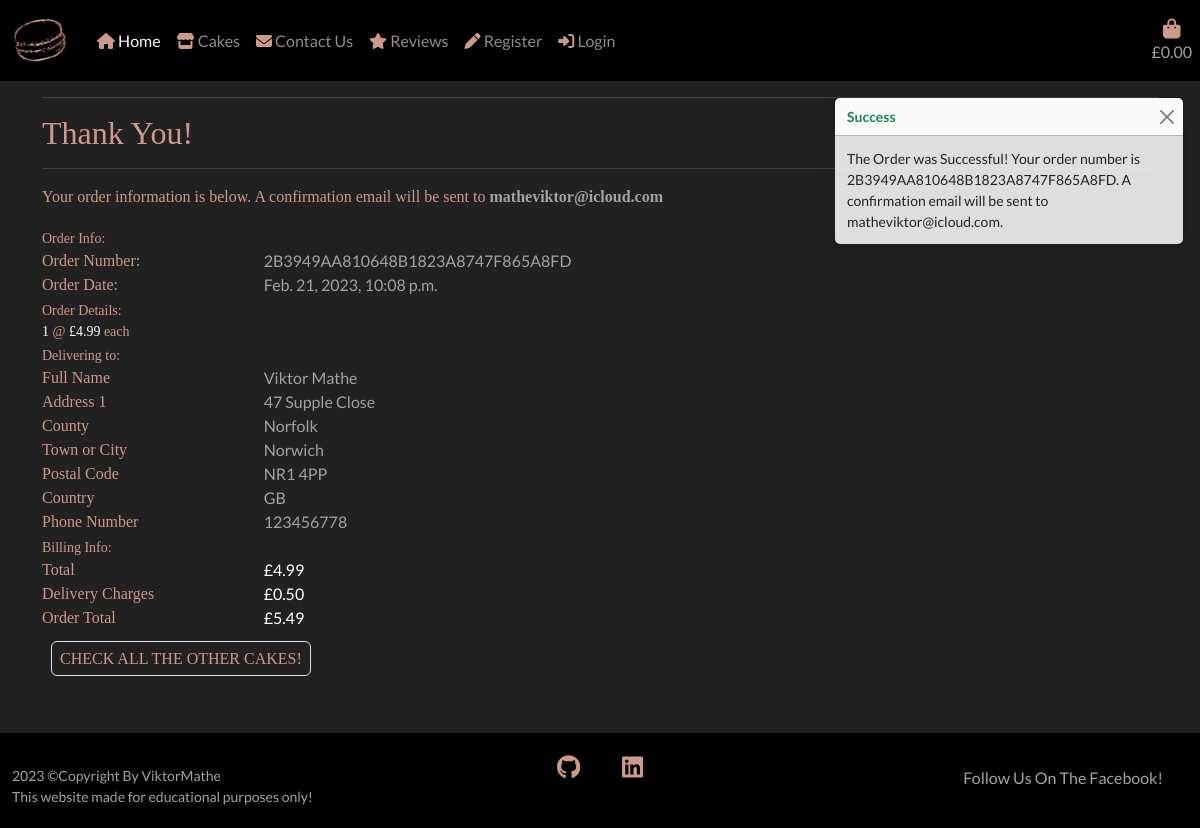
Screenshot of /checkout/checkout_success/2B3949AA810648B1823A8747F865A8FD with the database file from the repository.
### checkout/models.py (models this page shows, shortened)
class Checkout(models.Model):
    order_number = models.CharField(max_length=32, editable=False, null=False)
    full_name = models.CharField(max_length=64, blank=False, null=False)
    email_address = models.EmailField(max_length=254, blank=False, null=False)
    phone_number = models.CharField(max_length=24, blank=False, null=False)
    city = models.CharField(max_length=50, blank=False, null=False)
    address_1 = models.CharField(max_length=100, blank=False, null=False)
    address_2 = models.CharField(max_length=100, blank=True, null=True)
    county = models.CharField(max_length=50, blank=True, null=True)
    post_code = models.CharField(max_length=50, blank=False, null=False)
    country = CountryField(
        blank_label='Country *', blank=False, null=False)
    date = models.DateTimeField(auto_now_add=True)
    bag_total = models.DecimalField(
        max_digits=10, decimal_places=2, default=0, null=False)
    delivery = models.DecimalField(
        max_digits=6, decimal_places=2, default=0, null=False)
    order_total = models.DecimalField(
        max_digits=10, decimal_places=2, default=0, null=False)
    stripe_pid = models.CharField(
        max_length=254, blank=False, null=False, default='')
    profile = models.ForeignKey(
        Profile, on_delete=models.SET_NULL,
        null=True, blank=True, related_name='orders')

class CheckoutLine(models.Model):
    order = models.ForeignKey(
        Checkout, null=False, blank=False, on_delete=models.CASCADE,
        related_name='lineitems')
    cake = models.ForeignKey(
        Cake, null=False, blank=False, on_delete=models.CASCADE)
    quantity = models.IntegerField(null=False, blank=False, default=0)
    lineitem_total = models.DecimalField(
        max_digits=6, decimal_places=2, null=False, blank=False,
        editable=False)

### cakes/models.py (models this page shows, shortened)
class Cake(models.Model):
    category = models.ForeignKey(
        'Category', null=True, blank=True, on_delete=models.SET_NULL)
    sku = models.CharField(max_length=50, null=True, blank=True)
    name = models.CharField(max_length=150)
    description = models.TextField()
    flavours = models.CharField(max_length=50, null=True, blank=True)
    price = models.DecimalField(max_digits=6, decimal_places=2)
    image = models.ImageField(null=True, blank=True)

### checkout/views.py (the view, shortened to what this page needs)
# urls.py: path('checkout_success/<order_number>',
def checkout_success(request, order_number):
    save_info = request.session.get('save_info')
    order = get_object_or_404(Checkout, order_number=order_number)
    messages.success(request, f'The Order was Successful! \
        Your order number is {order_number}. A confirmation \
        email will be sent to {order.email_address}.')
    email_to = order.email_address
    subject = render_to_string(
            'confirmation_emails/email_subject.txt',
            {'order': order})
    body = render_to_string(
            'confirmation_emails/email_body.txt',
            {'order': order,
             'contact_email_address': settings.DEFAULT_FROM_EMAIL})
    send_mail(
            subject,
            body,
            settings.DEFAULT_FROM_EMAIL,
            [email_to]
            )
    if 'bag' in request.session:
        del request.session['bag']
    template = 'checkout_success.html'
    context = {
        'order': order,
    }
    return render(request, template, context)

### bag/context.py (called while the page is built, shortened)
def bag_contents(request):
    bag_contents = []
    total = 0
    cake_count = 0
    bag = request.session.get('bag', {})
    if total < settings.FREE_DELIVERY:
        delivery_fee = total * Decimal(settings.DELIVERY_PERCENTAGE/100)
        free_delivery_delta = settings.FREE_DELIVERY - total
    else:
        delivery_fee = 0
        free_delivery_delta = 0
    order_total = delivery_fee + total
    context = {
        'bag_contents': bag_contents,
        'total': total,
        'cake_count': cake_count,
        'delivery_fee': delivery_fee,
        'free_delivery': settings.FREE_DELIVERY,
        'free_delivery_delta': free_delivery_delta,
        'order_total': order_total,
    }
    return context

### checkout/templates/checkout_success.html (shortened to what this page needs)
{% extends "base.html" %}
{% load static %}
{% block content %}
<div class="remove-bg"></div>
<div class="container">
    <div class="row">
        <div class="col text">
            <hr>
            <h2>Thank You!</h2>
            <hr>
            <p class="text">Your order information is below. A confirmation email will be sent to <strong class="silver-text">{{ order.email_address }}</strong></p>
        </div>
    </div>
    <div class="row">
        <div class="col-12 col-lg-7">
            <div>
                <div class="row">
                    <div class="col">
                        <small class="text">Order Info:</small>
                    </div>
                </div>
                <div class="row">
                    <div class="col-12 col-md-4">
                        <p class="mb-0 text font-weight-bold">Order Number:</p>
                    </div>
                    <div class="col-12 col-md-8 text-md-right">
                        <p class="mb-0 silver-text">{{ order.order_number }}</p>
                    </div>
                </div>
                <div class="row">
                    <div class="col-12 col-md-4">
                        <p class="mb-0 text font-weight-bold">Order Date:</p>
                    </div>
                    <div class="col-12 col-md-8 text-md-right">
                        <p class="mb-0 silver-text">{{ order.date }}</p>
                    </div>
                </div>
                <div class="row">
                    <div class="col">
                        <small class="text">Order Details:</small>
                    </div>
                </div>
                {% for item in order.lineitems.all %}
                <div class="row">
                    <div class="col-12 col-md-8 text-md-right">
                        <p class="small mb-0 text"><span class="text-white">{{ item.quantity }}</span> @ <span class="text-white">£{{ item.cake.price }} </span>each</p>
                    </div>
                </div>
                {% endfor %}
                <div class="row">
                    <div class="col">
                        <small class="text">Delivering to:</small>
                    </div>
                </div>
                <div class="row">
                    <div class="col-12 col-md-4">
                        <p class="mb-0 text font-weight-bold">Full Name</p>
                    </div>
                    <div class="col-12 col-md-8 text-md-right">
                        <p class="mb-0 silver-text">{{ order.full_name }}</p>
                    </div>
                </div>
                <div class="row">
                    <div class="col-12 col-md-4">
                        <p class="mb-0 text font-weight-bold">Address 1</p>
                    </div>
                    <div class="col-12 col-md-8 text-md-right">
                        <p class="mb-0 silver-text">{{ order.address_1 }}</p>
                    </div>
                </div>
                {% if order.county %}
                <div class="row">
                    <div class="col-12 col-md-4">
                        <p class="mb-0 text font-weight-bold">County</p>
                    </div>
                    <div class="col-12 col-md-8 text-md-right">
                        <p class="mb-0 silver-text">{{ order.county }}</p>
                    </div>
                </div>
                {% endif %}
                <div class="row">
                    <div class="col-12 col-md-4">
                        <p class="mb-0 text font-weight-bold">Town or City</p>
                    </div>
                    <div class="col-12 col-md-8 text-md-right">
                        <p class="mb-0 silver-text">{{ order.city }}</p>
                    </div>
                </div>
                {% if order.post_code %}
                <div class="row">
                    <div class="col-12 col-md-4">
                        <p class="mb-0 text font-weight-bold">Postal Code</p>
                    </div>
                    <div class="col-12 col-md-8 text-md-right">
                        <p class="mb-0 silver-text">{{ order.post_code }}</p>
                    </div>
                </div>
                {% endif %}
                <div class="row">
                    <div class="col-12 col-md-4">
                        <p class="mb-0 text font-weight-bold">Country</p>
                    </div>
                    <div class="col-12 col-md-8 text-md-right">
                        <p class="mb-0 silver-text">{{ order.country }}</p>
                    </div>
                </div>
                <div class="row">
                    <div class="col-12 col-md-4">
                        <p class="mb-0 text font-weight-bold">Phone Number</p>
                    </div>
                    <div class="col-12 col-md-8 text-md-right">
                        <p class="mb-0 silver-text">{{ order.phone_number }}</p>
                    </div>
                </div>
                <div class="row">
                    <div class="col">
                        <small class="text">Billing Info:</small>
                    </div>
                </div>
                <div class="row">
                    <div class="col-12 col-md-4">
                        <p class="mb-0 text font-weight-bold">Total</p>
                    </div>
                    <div class="col-12 col-md-8 text-md-right">
                        <p class="mb-0 text-white">£{{ order.bag_total }}</p>
                    </div>
                </div>
                <div class="row">
                    <div class="col-12 col-md-4">
                        <p class="mb-0 text font-weight-bold">Delivery Charges</p>
                    </div>
                    <div class="col-12 col-md-8 text-md-right">
                        <p class="mb-0 text-white">£{{ order.delivery }}</p>
                    </div>
                </div>
                <div class="row">
                    <div class="col-12 col-md-4">
                        <p class="mb-0 text font-weight-bold">Order Total</p>
                    </div>
                    <div class="col-12 col-md-8 text-md-right">
                        <p class="mb-0 text-white">£{{ order.order_total }}</p>
                    </div>
                </div>
            </div>
        </div>
    </div>
    <div class="row">
        <div class="col-12 col-lg-7 text-right">
                <a href="{% url 'cakes' %}" class="btn text p-2 rounded-2 my-2">
                    <span class="text-uppercase rounded-2 border p-2 text">Check all the other Cakes!</span>
                </a>
        </div>
    </div>
</div>
{% endblock %}

### static/css/base.css (style rules this page uses)
html { height: 100%; }
body { background: url('/media/macaron_background.png') fixed center center no-repeat; background-size: cover; height: calc(100vh - 164px); font-family: 'Lato', sans-serif; }
.silver-text { color: #a2a2a3; }
.remove-bg { height: 100%; width: 100%; top: 0; left: 0; position: fixed; background: #212121; z-index: -1; }
.text { color: #ce9988; font-family: Italic; }

### rows the page displays
Checkout: email_address "matheviktor@icloud.com", order_number "2B3949AA810648B1823A8747F865A8FD", date "Feb. 21, 2023, 10:08 p.m.", full_name "Viktor Mathe", address_1 "47 Supple Close", county "Norfolk", city "Norwich", post_code "NR1 4PP", country "GB", phone_number "123456778", bag_total "4.99", delivery "0.50", order_total "5.49"
CheckoutLine: quantity "1", cake.price "4.99"

### other values shown
{{ message }} "The Order was Successful! Your order number is 2B3949AA810648B1823A8747F865A8FD. A confirmation email will be sent to matheviktor@icloud.com."
